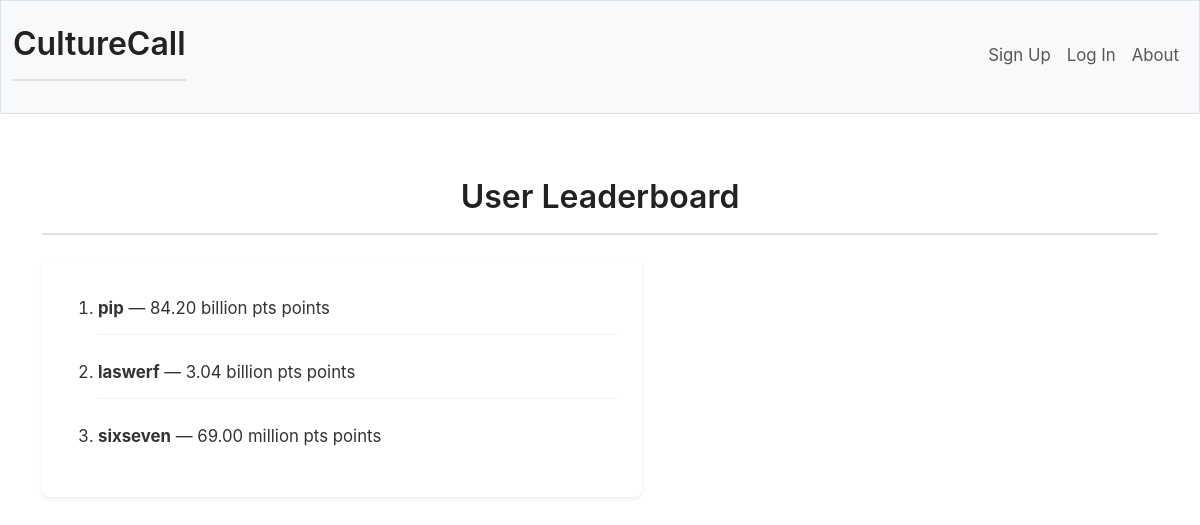
The page /leaderboard on the database as committed earlier.
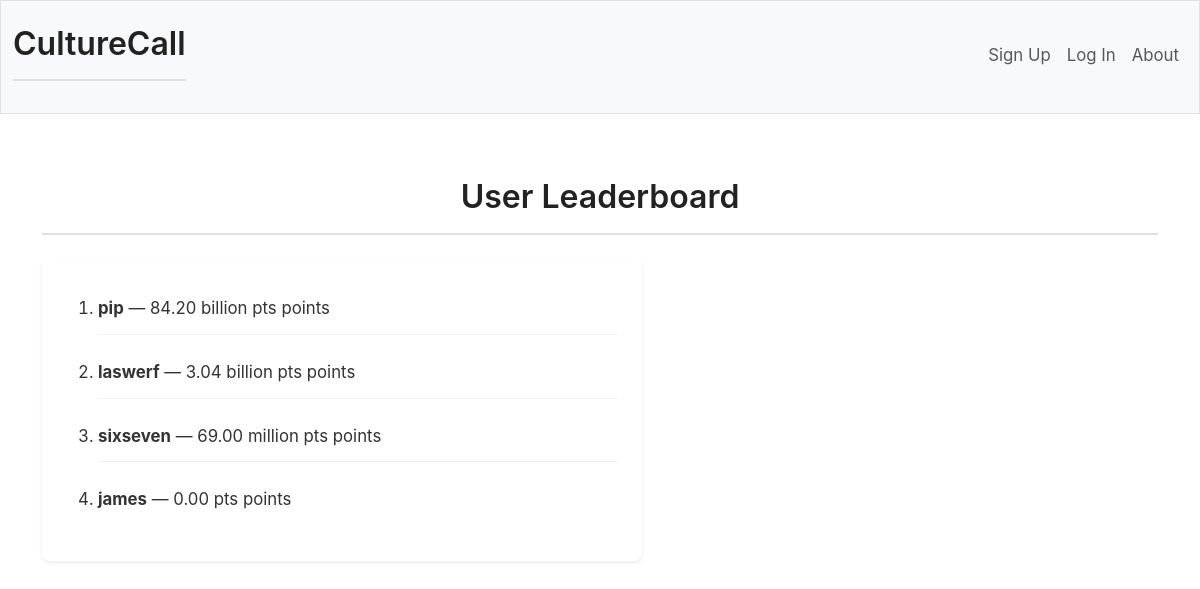
The same page on the database as committed later.
### tables this page shows
CREATE TABLE users (
    id INTEGER PRIMARY KEY AUTOINCREMENT NOT NULL,
    username TEXT UNIQUE NOT NULL,
    hash TEXT NOT NULL,
    points NUMERIC NOT NULL DEFAULT 10000.00
);

### app.py (the view)
@app.route("/leaderboard")
def leader():
    userRanks = db.execute("SELECT * FROM users ORDER BY points DESC LIMIT 20") # no need to join market values as those can be easily configured to *look* incredibly large
    return render_template("leaderboard.html", userRanks=userRanks, pts=pts)

### app.py (called while the page is built)
@app.after_request
def after_request(response):
    response.headers["Cache-Control"] = "no-cache, no-store, must-revalidate"
    response.headers["Expires"] = 0
    response.headers["Pragma"] = "no-cache"
    return response

### helpers.py (called while the page is built)
def pts(value):
    value = float(value)
    if abs(value) >= 1_000_000_000_000:
        return f"{value / 1_000_000_000_000:.2f} trillion pts"
    elif abs(value) >= 1_000_000_000:
        return f"{value / 1_000_000_000:.2f} billion pts"
    elif abs(value) >= 1_000_000:
        return f"{value / 1_000_000:.2f} million pts"
    else:
        return f"{value:,.2f} pts"

### templates/leaderboard.html (shortened to what this page needs)
{% extends "layout.html" %}
{% block main %}
    <h1>User Leaderboard</h1>
    <div class="leaderboard-container">
        <ol>
        {% for user in userRanks %}
            <li class="leaderUser"><strong>{{ user["username"] }}</strong> — {{ pts(user["points"]) }} points</li>
        {% endfor %}
        </ol>
    </div>
{% endblock %}

Rows that differ between the two databases and show on the page:
added users: username "james", points "0.00 pts"
